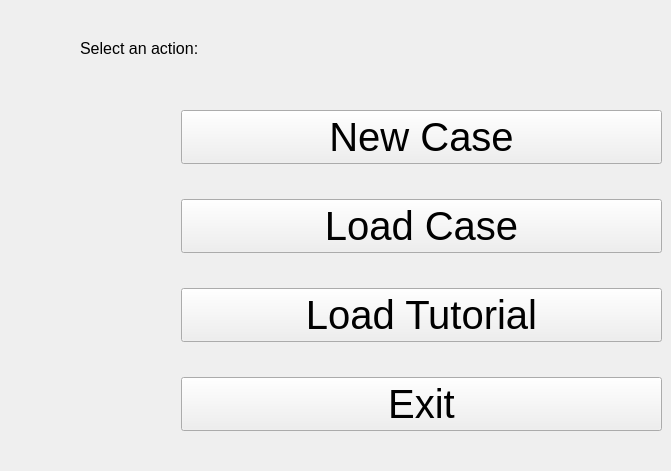
  <widget class="QWidget" name="File">
   <property name="autoFillBackground">
    <bool>true</bool>
   </property>
   <attribute name="title">
    <string>File</string>
   </attribute>
   <widget class="QLabel" name="label">
    <property name="geometry">
     <rect>
      <x>80</x>
      <y>40</y>
      <width>151</width>
      <height>16</height>
     </rect>
    </property>
    <property name="font">
     <font>
      <pointsize>12</pointsize>
     </font>
    </property>
    <property name="text">
     <string>Select an action:</string>
    </property>
   </widget>
   <widget class="QWidget" name="layoutWidget">
    <property name="geometry">
     <rect>
      <x>181</x>
      <y>81</y>
      <width>481</width>
      <height>381</height>
     </rect>
    </property>
    <layout class="QVBoxLayout" name="verticalLayout">
     <item>
      <widget class="QPushButton" name="New_case">
       <property name="sizePolicy">
        <sizepolicy hsizetype="Minimum" vsizetype="Maximum">
         <horstretch>0</horstretch>
         <verstretch>0</verstretch>
        </sizepolicy>
       </property>
       <property name="font">
        <font>
         <pointsize>30</pointsize>
        </font>
       </property>
       <property name="text">
        <string>New Case</string>
       </property>
      </widget>
     </item>
     <item>
      <widget class="QPushButton" name="Load_case">
       <property name="font">
        <font>
         <pointsize>30</pointsize>
        </font>
       </property>
       <property name="text">
        <string>Load Case</string>
       </property>
      </widget>
     </item>
     <item>
      <widget class="QPushButton" name="Load_Tutor">
       <property name="font">
        <font>
         <pointsize>30</pointsize>
        </font>
       </property>
       <property name="text">
        <string>Load Tutorial</string>
       </property>
      </widget>
     </item>
     <item>
      <widget class="QPushButton" name="Exit">
       <property name="font">
        <font>
         <pointsize>30</pointsize>
        </font>
       </property>
       <property name="text">
        <string>Exit</string>
       </property>
      </widget>
     </item>
    </layout>
   </widget>
  </widget>
